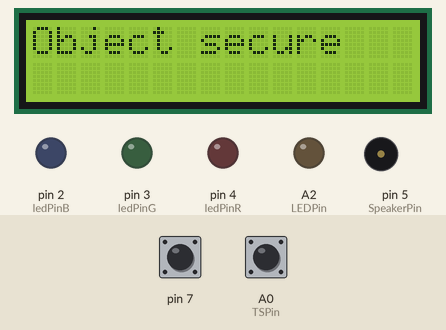
Bench run of a sketch on a simulated Arduino Uno, built with avr-gcc and run on an emulated ATmega328P. Parts: 16×2 character LCD, output pins drawn as LEDs (lit = HIGH), buzzer (waves = sounding). Dashed ring = blinking. The test bench sets the inputs (shaded band); at power-on: A0 (TSPin) LOW, pin 7 HIGH. Random numbers use the default seed unless the sketch sets one; what the sketch prints to the serial monitor is not drawn.

Above: at 1.2 s.
1.3 s: A0 (TSPin) driven HIGH
At 2.1 s:
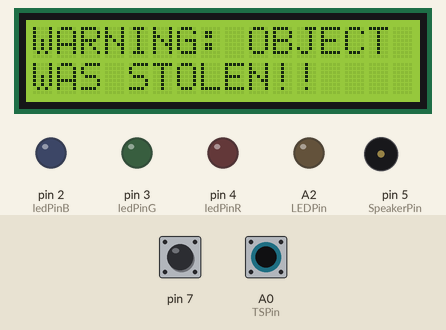
3.3 s: pin 7 pulled LOW for 3.2 s
At 7.02 s:
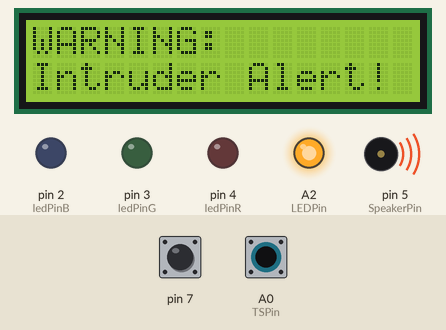
7.1 s: pin 7 pulled LOW for 3.2 s
10.9 s: pin 7 pulled LOW for 1 s
12.5 s: A0 (TSPin) pulsed LOW 5 times (0.12 s each, 0.3 s apart)
At 13.57 s:
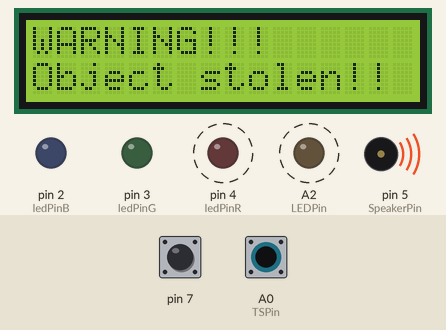
15.5 s: A0 (TSPin) pulsed LOW 2 times (0.12 s each, 0.3 s apart)
At 15.99 s:
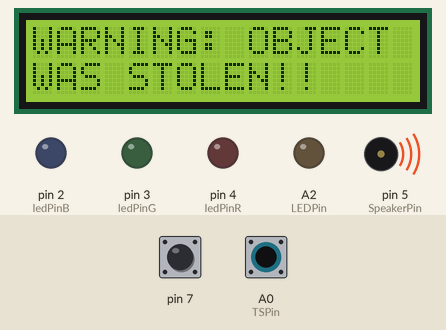
Timing chart, 0 to 18.5 s (numbered marks = the images above; inputs shaded):
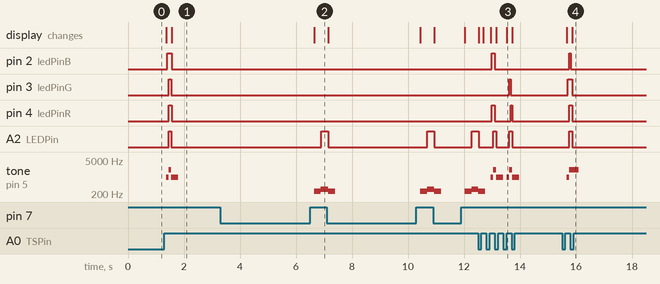

The sketch:

FinalProject_Safekeeping_Capacitance.ino
```cpp
// 21 Dec: working


#include <LiquidCrystal.h>
#include <elapsedMillis.h>
#include <CapacitiveSensor.h>

elapsedMillis timerCOOLDOWN;
elapsedMillis tiltsensorBUFFER;

// == Capacitive Sensor Framework ==
CapacitiveSensor capSensor_12_13 = CapacitiveSensor(6,7);
elapsedMillis CapStimer;
#define CapSinterval 5000
long oldValue;
long newValue;

const int numReadings = 10;
int readings[numReadings];
int readIndex = 0;              // the index of the current reading
int total = 0;                  // the running total
int average = 0;                // the average
int storedValue;


// == LCD Framework ==
LiquidCrystal lcd(13,12,11,10,9,8);


// == LED Framework ==
const int LEDPin = A2;
elapsedMillis timerLED;               //measures duration of LED state
#define intervalLED1 250             //how long LED is on/off
#define intervalLED2 100


// == Music Framework ==
const int SpeakerPin = 5;
int note;               // to indicate which note is being played. Value of 0 rep first note
int note2;
elapsedMillis timerMUSIC;             //measures how long the sound has been playing
#define intervalMUSIC1 250            //how long the freq is played
#define intervalMUSIC2 100


// == Tri-colour LED Framework ==
const int ledPinR = 4;
const int ledPinG = 3;
const int ledPinB = 2;
int brightR;
int brightG;
int brightB;
int triLEDrepeat;
elapsedMillis timerTriLED;
#define intervalTriLED 50


// == Tilt Sensor Framework ==
int currentState = LOW;
int previousState = LOW;
int count = 0;
int TSPin = A0;


// == Timer Framework ==
elapsedMillis timerAlarm;
elapsedMillis timerAlarm2;

//____________________________________________________________________________________


void setup() {
  Serial.begin(9600);

  timerCOOLDOWN = 0;
  tiltsensorBUFFER = 0;

  // ~~ LCD Set-up ~~
  lcd.begin(16,2);
  lcd.print("Object secure");


  // ~~ LED Set-up ~~
  pinMode(LEDPin, OUTPUT);
  digitalWrite(LEDPin, LOW);
  timerLED = 0;


  // ~~ Music Set-up ~~
  timerMUSIC = 0;
  note = 0;
  note2 = 0;


  // ~~ Tri-colour LED Set-up ~~
  pinMode(ledPinR, OUTPUT);
  pinMode(ledPinG, OUTPUT);
  pinMode(ledPinB, OUTPUT);


  // ~~ Tilt Sensor Set-up ~~
  pinMode(TSPin, INPUT);
  timerAlarm = 0;
  timerAlarm2 = 0;

}   // END SET-UP

//____________________________________________________________________________________


void loop() {
  // Finding Average CapSensor Reading:
  total = total - readings[readIndex];                         // subtract the last reading
  readings[readIndex] = capSensor_12_13.capacitiveSensor(30); // read from the sensor
  total = total + readings[readIndex];                       // add the reading to the total
  readIndex = readIndex + 1;                                // advance to the next position in the array
  if (readIndex >= numReadings) {                          // if the end of the array is reached,
    readIndex = 0; }                                      // wrap around to the beginning:
  average = total / numReadings;                         // calculate the average:

  newValue = average;
  if (CapStimer > CapSinterval) {             // stores a new value for oldValue
    CapStimer -= CapSinterval;               // every x ms
    oldValue = average;
 }
  Serial.println(oldValue);
  Serial.print("\t");
  Serial.println(newValue);


  //  C A P A C I T I V E  S E N S O R
  if ( ((millis()) >= 5100) &&  ((newValue - oldValue) >= 10) && (tiltsensorBUFFER > 5000) ){
    timerLED = 0;
    timerMUSIC = 0;
    timerAlarm = 0;
    timerAlarm2 = 0;
    timerTriLED = 0;

    // When object touched | LCD

    lcd.home();
    lcd.print("WARNING:        ");
    lcd.setCursor(0,1);
    lcd.print("Intruder Alert! ");

    while ((timerAlarm <= 500) && (timerCOOLDOWN > 100)) {

        // When object touched | LED
        if (timerLED > intervalLED1) {
          timerLED -= intervalLED1;         //reset timer
          digitalWrite(LEDPin, !digitalRead(LEDPin)); }

        // When object touched | Music
        switch(note)
        {
        case 0:       //for first note
            tone (SpeakerPin,262,250);
            break;
        case 1:      //for second note
            tone (SpeakerPin,310,250);
            break;
        }
        if (timerMUSIC >= intervalMUSIC1)
        {
           timerMUSIC -= intervalMUSIC1;
           note = !note; }

        } // CLOSING "WHILE" FUNCTION

    digitalWrite(LEDPin, LOW);
    lcd.clear();
    lcd.home();
    lcd.print("Intruder alarm");
    lcd.setCursor(0,1);
    lcd.print("was sounded.");
    timerCOOLDOWN = 0; }


  //  T I L T  S E N S O R
  currentState = digitalRead(TSPin);
  if ( ((millis()) >= 1000) && (currentState == HIGH) && (previousState == LOW)) {
    count++;
    // Serial.println(count);         // TILT SENSOR COUNTER
    timerLED = 0;
    timerMUSIC = 0;
    timerAlarm = 0;
    timerAlarm2 = 0;
    timerTriLED = 0;
    tiltsensorBUFFER = 0;


    // When object moved | LCD
    lcd.home();
    lcd.print("WARNING!!!      ");
    lcd.setCursor(0,1);
    lcd.print("Object stolen!! ");


    while ((timerAlarm2 <= 200) && (timerCOOLDOWN > 100)) {

      // When object moved | LED
      if (timerLED > intervalLED2) {
        timerLED -= intervalLED2;
        digitalWrite(LEDPin, !digitalRead(LEDPin)); }

      // When object moved | Music
      switch(note2) {
        case 0:
          tone (SpeakerPin, 1000,250);
          break;
        case 1:
          tone (SpeakerPin, 2000, 250);
          break;
      }
      if (timerMUSIC >= intervalMUSIC2) {
        timerMUSIC -= intervalMUSIC2;
        note2 = !note2;
      }


    // When object moved | Tri-colour LED

      brightR=random(2);
      brightG=random(2);
      brightB=random(2);
      if (timerTriLED >= intervalTriLED)
      {
        timerTriLED -= intervalTriLED;
        digitalWrite(ledPinR, brightR);
        digitalWrite(ledPinG, brightG);
        digitalWrite(ledPinB, brightB);
      }


    } // CLOSING "WHILE" LOOP
    digitalWrite(LEDPin, LOW);
    digitalWrite(ledPinR, LOW);
    digitalWrite(ledPinG, LOW);
    digitalWrite(ledPinB, LOW);
    lcd.clear();
    lcd.home();
    lcd.print("WARNING: OBJECT");
    lcd.setCursor(0,1);
    lcd.print("WAS STOLEN!!");
    timerCOOLDOWN = 0;
    delay(100);
  } // CLOSING "IF" FUNCTION
  previousState = currentState;
  delay(50);


}   // END LOOP
```

Measured:
- after the input at 1.3 s, pin 2 (ledPinB): LOW → HIGH after 0.10 s, → LOW 0.15 s later; pin 3 (ledPinG): LOW → HIGH after 0.15 s, → LOW 0.10 s later
- after the input at 3.3 s, A2 (LEDPin): LOW → HIGH after 3.6 s; tone on pin 5 (SpeakerPin): silent → 262 Hz after 3.4 s, → 310 Hz 0.24 s later; the display: changes after 3.4 s (image 2)
- after the input at 12.5 s, pin 2 (ledPinB): LOW → HIGH after 0.49 s, → LOW 0.10 s later; pin 3 (ledPinG): LOW → HIGH after 1.1 s, → LOW 0.05 s later; pin 4 (ledPinR): alternates HIGH for 0.08 s and LOW for 0.58 s, 4 changes in all, then stays LOW, starting after 0.49 s
- after the input at 15.5 s, pin 2 (ledPinB): LOW → HIGH after 0.26 s, → LOW 0.05 s later; pin 3 (ledPinG): LOW → HIGH after 0.21 s, → LOW 0.15 s later
